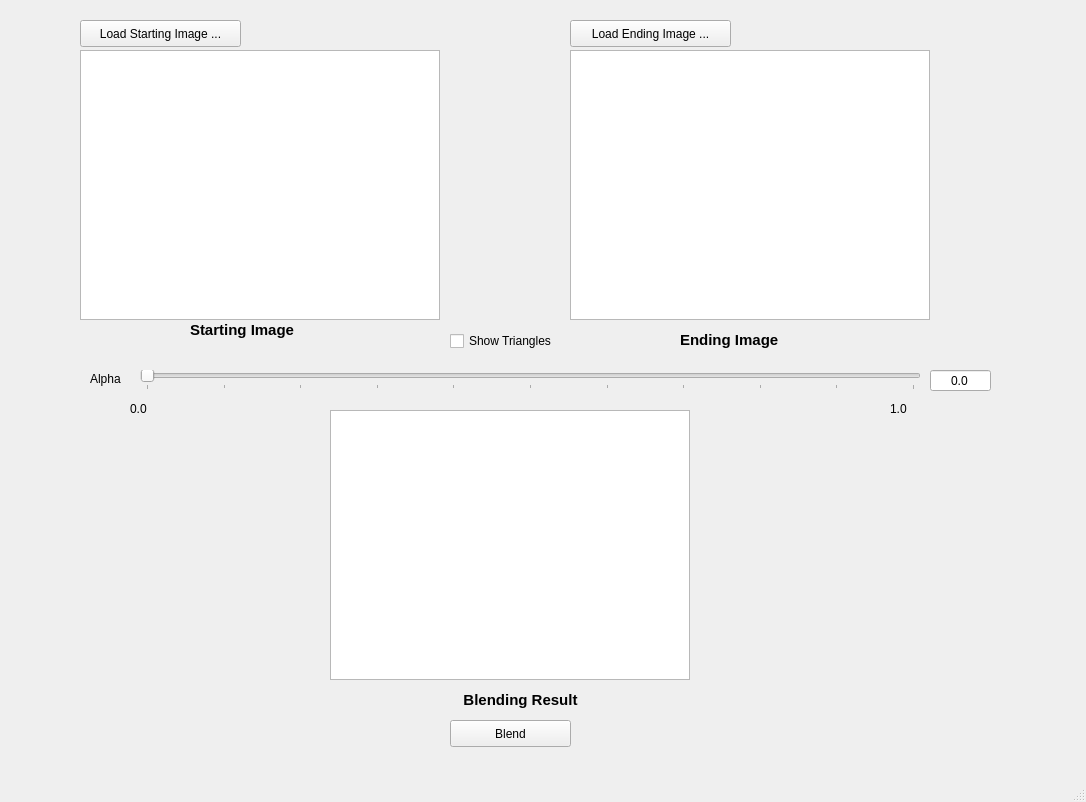
<?xml version="1.0" encoding="UTF-8"?>
<ui version="4.0">
 <class>MainWindow</class>
 <widget class="QMainWindow" name="MainWindow">
  <property name="geometry">
   <rect>
    <x>0</x>
    <y>0</y>
    <width>1086</width>
    <height>802</height>
   </rect>
  </property>
  <property name="mouseTracking">
   <bool>true</bool>
  </property>
  <property name="windowTitle">
   <string>MainWindow</string>
  </property>
  <widget class="QWidget" name="centralwidget">
   <widget class="QGraphicsView" name="grphEnd">
    <property name="geometry">
     <rect>
      <x>570</x>
      <y>50</y>
      <width>360</width>
      <height>270</height>
     </rect>
    </property>
    <property name="mouseTracking">
     <bool>true</bool>
    </property>
    <property name="verticalScrollBarPolicy">
     <enum>Qt::ScrollBarAlwaysOff</enum>
    </property>
    <property name="horizontalScrollBarPolicy">
     <enum>Qt::ScrollBarAlwaysOff</enum>
    </property>
   </widget>
   <widget class="QGraphicsView" name="grphStart">
    <property name="geometry">
     <rect>
      <x>80</x>
      <y>50</y>
      <width>360</width>
      <height>270</height>
     </rect>
    </property>
    <property name="mouseTracking">
     <bool>true</bool>
    </property>
    <property name="verticalScrollBarPolicy">
     <enum>Qt::ScrollBarAsNeeded</enum>
    </property>
    <property name="horizontalScrollBarPolicy">
     <enum>Qt::ScrollBarAsNeeded</enum>
    </property>
   </widget>
   <widget class="QPushButton" name="btnStartImage">
    <property name="geometry">
     <rect>
      <x>80</x>
      <y>20</y>
      <width>161</width>
      <height>27</height>
     </rect>
    </property>
    <property name="text">
     <string>Load Starting Image ...</string>
    </property>
   </widget>
   <widget class="QPushButton" name="btnEndImage">
    <property name="geometry">
     <rect>
      <x>570</x>
      <y>20</y>
      <width>161</width>
      <height>27</height>
     </rect>
    </property>
    <property name="text">
     <string>Load Ending Image ...</string>
    </property>
   </widget>
   <widget class="QCheckBox" name="chkTriangles">
    <property name="geometry">
     <rect>
      <x>450</x>
      <y>330</y>
      <width>131</width>
      <height>22</height>
     </rect>
    </property>
    <property name="text">
     <string>Show Triangles</string>
    </property>
   </widget>
   <widget class="QSlider" name="sliderAlpha">
    <property name="enabled">
     <bool>true</bool>
    </property>
    <property name="geometry">
     <rect>
      <x>140</x>
      <y>370</y>
      <width>781</width>
      <height>20</height>
     </rect>
    </property>
    <property name="maximum">
     <number>20</number>
    </property>
    <property name="singleStep">
     <number>1</number>
    </property>
    <property name="tracking">
     <bool>false</bool>
    </property>
    <property name="orientation">
     <enum>Qt::Horizontal</enum>
    </property>
    <property name="tickPosition">
     <enum>QSlider::TicksBelow</enum>
    </property>
    <property name="tickInterval">
     <number>2</number>
    </property>
   </widget>
   <widget class="QGraphicsView" name="grphBlended">
    <property name="geometry">
     <rect>
      <x>330</x>
      <y>410</y>
      <width>360</width>
      <height>270</height>
     </rect>
    </property>
    <property name="verticalScrollBarPolicy">
     <enum>Qt::ScrollBarAlwaysOff</enum>
    </property>
    <property name="horizontalScrollBarPolicy">
     <enum>Qt::ScrollBarAlwaysOff</enum>
    </property>
   </widget>
   <widget class="QPushButton" name="btnBlend">
    <property name="geometry">
     <rect>
      <x>450</x>
      <y>720</y>
      <width>121</width>
      <height>27</height>
     </rect>
    </property>
    <property name="text">
     <string>Blend</string>
    </property>
   </widget>
   <widget class="QLabel" name="label">
    <property name="geometry">
     <rect>
      <x>190</x>
      <y>320</y>
      <width>151</width>
      <height>21</height>
     </rect>
    </property>
    <property name="text">
     <string>&lt;!DOCTYPE HTML PUBLIC &quot;-//W3C//DTD HTML 4.0//EN&quot; &quot;http://www.w3.org/TR/REC-html40/strict.dtd&quot;&gt;
&lt;html&gt;&lt;head&gt;&lt;meta name=&quot;qrichtext&quot; content=&quot;1&quot; /&gt;&lt;style type=&quot;text/css&quot;&gt;
p, li { white-space: pre-wrap; }
&lt;/style&gt;&lt;/head&gt;&lt;body style=&quot; font-family:'Sans'; font-size:10pt; font-weight:400; font-style:normal;&quot;&gt;
&lt;p style=&quot; margin-top:0px; margin-bottom:0px; margin-left:0px; margin-right:0px; -qt-block-indent:0; text-indent:0px;&quot;&gt;&lt;span style=&quot; font-size:11pt; font-weight:600;&quot;&gt;Starting Image&lt;/span&gt;&lt;/p&gt;&lt;/body&gt;&lt;/html&gt;</string>
    </property>
   </widget>
   <widget class="QLabel" name="label_2">
    <property name="geometry">
     <rect>
      <x>680</x>
      <y>330</y>
      <width>121</width>
      <height>21</height>
     </rect>
    </property>
    <property name="text">
     <string>&lt;!DOCTYPE HTML PUBLIC &quot;-//W3C//DTD HTML 4.0//EN&quot; &quot;http://www.w3.org/TR/REC-html40/strict.dtd&quot;&gt;
&lt;html&gt;&lt;head&gt;&lt;meta name=&quot;qrichtext&quot; content=&quot;1&quot; /&gt;&lt;style type=&quot;text/css&quot;&gt;
p, li { white-space: pre-wrap; }
&lt;/style&gt;&lt;/head&gt;&lt;body style=&quot; font-family:'Sans'; font-size:10pt; font-weight:400; font-style:normal;&quot;&gt;
&lt;p style=&quot; margin-top:0px; margin-bottom:0px; margin-left:0px; margin-right:0px; -qt-block-indent:0; text-indent:0px;&quot;&gt;&lt;span style=&quot; font-size:11pt; font-weight:600;&quot;&gt;Ending Image&lt;/span&gt;&lt;/p&gt;&lt;/body&gt;&lt;/html&gt;</string>
    </property>
   </widget>
   <widget class="QLabel" name="label_3">
    <property name="geometry">
     <rect>
      <x>450</x>
      <y>690</y>
      <width>141</width>
      <height>21</height>
     </rect>
    </property>
    <property name="text">
     <string>&lt;!DOCTYPE HTML PUBLIC &quot;-//W3C//DTD HTML 4.0//EN&quot; &quot;http://www.w3.org/TR/REC-html40/strict.dtd&quot;&gt;
&lt;html&gt;&lt;head&gt;&lt;meta name=&quot;qrichtext&quot; content=&quot;1&quot; /&gt;&lt;style type=&quot;text/css&quot;&gt;
p, li { white-space: pre-wrap; }
&lt;/style&gt;&lt;/head&gt;&lt;body style=&quot; font-family:'Sans'; font-size:10pt; font-weight:400; font-style:normal;&quot;&gt;
&lt;p align=&quot;center&quot; style=&quot; margin-top:0px; margin-bottom:0px; margin-left:0px; margin-right:0px; -qt-block-indent:0; text-indent:0px;&quot;&gt;&lt;span style=&quot; font-size:11pt; font-weight:600;&quot;&gt;Blending Result&lt;/span&gt;&lt;/p&gt;&lt;/body&gt;&lt;/html&gt;</string>
    </property>
   </widget>
   <widget class="QLabel" name="label_4">
    <property name="geometry">
     <rect>
      <x>90</x>
      <y>370</y>
      <width>41</width>
      <height>17</height>
     </rect>
    </property>
    <property name="text">
     <string>Alpha</string>
    </property>
   </widget>
   <widget class="QLabel" name="label_5">
    <property name="geometry">
     <rect>
      <x>130</x>
      <y>400</y>
      <width>21</width>
      <height>17</height>
     </rect>
    </property>
    <property name="text">
     <string>0.0</string>
    </property>
   </widget>
   <widget class="QLabel" name="label_6">
    <property name="geometry">
     <rect>
      <x>890</x>
      <y>400</y>
      <width>21</width>
      <height>17</height>
     </rect>
    </property>
    <property name="text">
     <string>1.0</string>
    </property>
   </widget>
   <widget class="QLineEdit" name="txtAlpha">
    <property name="geometry">
     <rect>
      <x>930</x>
      <y>370</y>
      <width>61</width>
      <height>21</height>
     </rect>
    </property>
    <property name="text">
     <string>0.0</string>
    </property>
    <property name="alignment">
     <set>Qt::AlignCenter</set>
    </property>
    <property name="readOnly">
     <bool>true</bool>
    </property>
   </widget>
  </widget>
  <widget class="QMenuBar" name="menubar">
   <property name="geometry">
    <rect>
     <x>0</x>
     <y>0</y>
     <width>1086</width>
     <height>25</height>
    </rect>
   </property>
  </widget>
  <widget class="QStatusBar" name="statusbar"/>
 </widget>
 <resources/>
 <connections/>
</ui>
